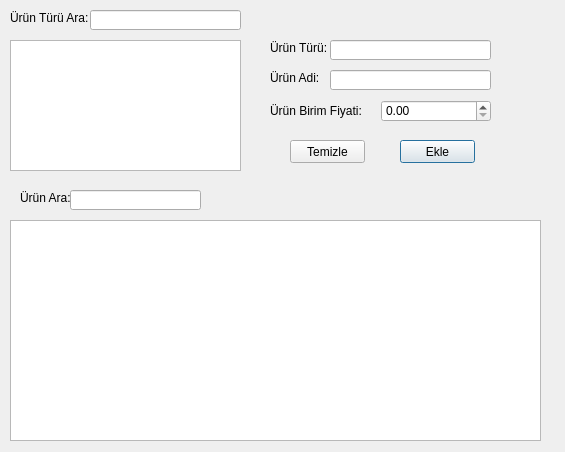
<?xml version="1.0" encoding="UTF-8"?>
<ui version="4.0">
 <class>sirliurunekleme</class>
 <widget class="QDialog" name="sirliurunekleme">
  <property name="geometry">
   <rect>
    <x>0</x>
    <y>0</y>
    <width>565</width>
    <height>452</height>
   </rect>
  </property>
  <property name="windowTitle">
   <string>Dialog</string>
  </property>
  <widget class="QLineEdit" name="UTAratxt">
   <property name="geometry">
    <rect>
     <x>90</x>
     <y>10</y>
     <width>151</width>
     <height>20</height>
    </rect>
   </property>
  </widget>
  <widget class="QLineEdit" name="UAditxt">
   <property name="geometry">
    <rect>
     <x>330</x>
     <y>70</y>
     <width>161</width>
     <height>20</height>
    </rect>
   </property>
  </widget>
  <widget class="QLabel" name="label_2">
   <property name="geometry">
    <rect>
     <x>270</x>
     <y>40</y>
     <width>61</width>
     <height>16</height>
    </rect>
   </property>
   <property name="text">
    <string>Ürün Türü:</string>
   </property>
  </widget>
  <widget class="QLabel" name="label">
   <property name="geometry">
    <rect>
     <x>10</x>
     <y>10</y>
     <width>81</width>
     <height>16</height>
    </rect>
   </property>
   <property name="text">
    <string>Ürün Türü Ara:</string>
   </property>
  </widget>
  <widget class="QListWidget" name="UTLw">
   <property name="geometry">
    <rect>
     <x>10</x>
     <y>40</y>
     <width>231</width>
     <height>131</height>
    </rect>
   </property>
  </widget>
  <widget class="QLineEdit" name="UTtxt">
   <property name="geometry">
    <rect>
     <x>330</x>
     <y>40</y>
     <width>161</width>
     <height>20</height>
    </rect>
   </property>
  </widget>
  <widget class="QPushButton" name="EkleBtn">
   <property name="geometry">
    <rect>
     <x>400</x>
     <y>140</y>
     <width>75</width>
     <height>23</height>
    </rect>
   </property>
   <property name="text">
    <string>Ekle</string>
   </property>
  </widget>
  <widget class="QWidget" name="layoutWidget">
   <property name="geometry">
    <rect>
     <x>270</x>
     <y>100</y>
     <width>221</width>
     <height>22</height>
    </rect>
   </property>
   <layout class="QHBoxLayout" name="horizontalLayout">
    <property name="spacing">
     <number>0</number>
    </property>
    <item>
     <widget class="QLabel" name="label_4">
      <property name="text">
       <string>Ürün Birim Fiyati:</string>
      </property>
     </widget>
    </item>
    <item>
     <widget class="QDoubleSpinBox" name="BFiyatDsb">
      <property name="maximum">
       <double>999.990000000000009</double>
      </property>
     </widget>
    </item>
   </layout>
  </widget>
  <widget class="QLabel" name="label_3">
   <property name="geometry">
    <rect>
     <x>270</x>
     <y>70</y>
     <width>51</width>
     <height>16</height>
    </rect>
   </property>
   <property name="text">
    <string>Ürün Adi:</string>
   </property>
  </widget>
  <widget class="QPushButton" name="temizBtn">
   <property name="geometry">
    <rect>
     <x>290</x>
     <y>140</y>
     <width>75</width>
     <height>23</height>
    </rect>
   </property>
   <property name="text">
    <string>Temizle</string>
   </property>
  </widget>
  <widget class="QLabel" name="label_5">
   <property name="geometry">
    <rect>
     <x>20</x>
     <y>190</y>
     <width>51</width>
     <height>16</height>
    </rect>
   </property>
   <property name="text">
    <string>Ürün Ara:</string>
   </property>
  </widget>
  <widget class="QLineEdit" name="UAraTxt">
   <property name="geometry">
    <rect>
     <x>70</x>
     <y>190</y>
     <width>131</width>
     <height>20</height>
    </rect>
   </property>
  </widget>
  <widget class="QTableWidget" name="tableWidget">
   <property name="geometry">
    <rect>
     <x>10</x>
     <y>220</y>
     <width>531</width>
     <height>221</height>
    </rect>
   </property>
  </widget>
 </widget>
 <resources/>
 <connections/>
</ui>
